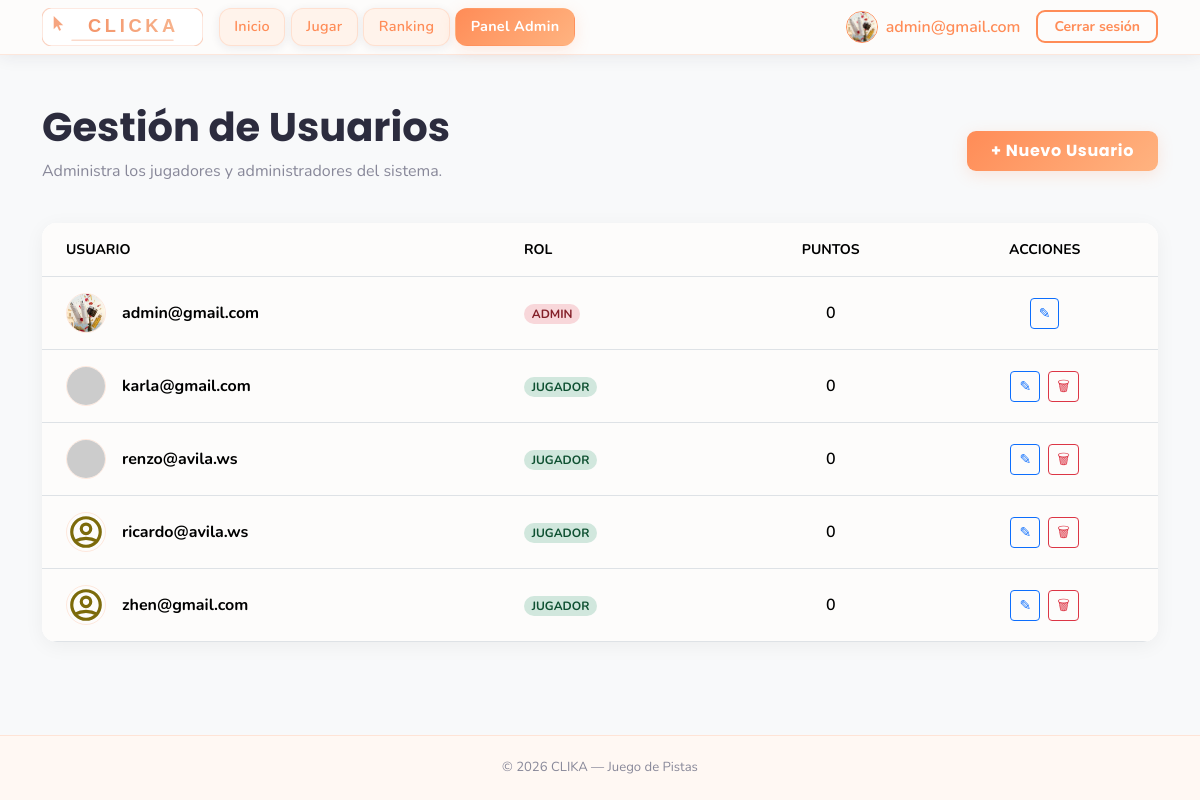
Page /pages/users.php (signed in) on the earlier database version.
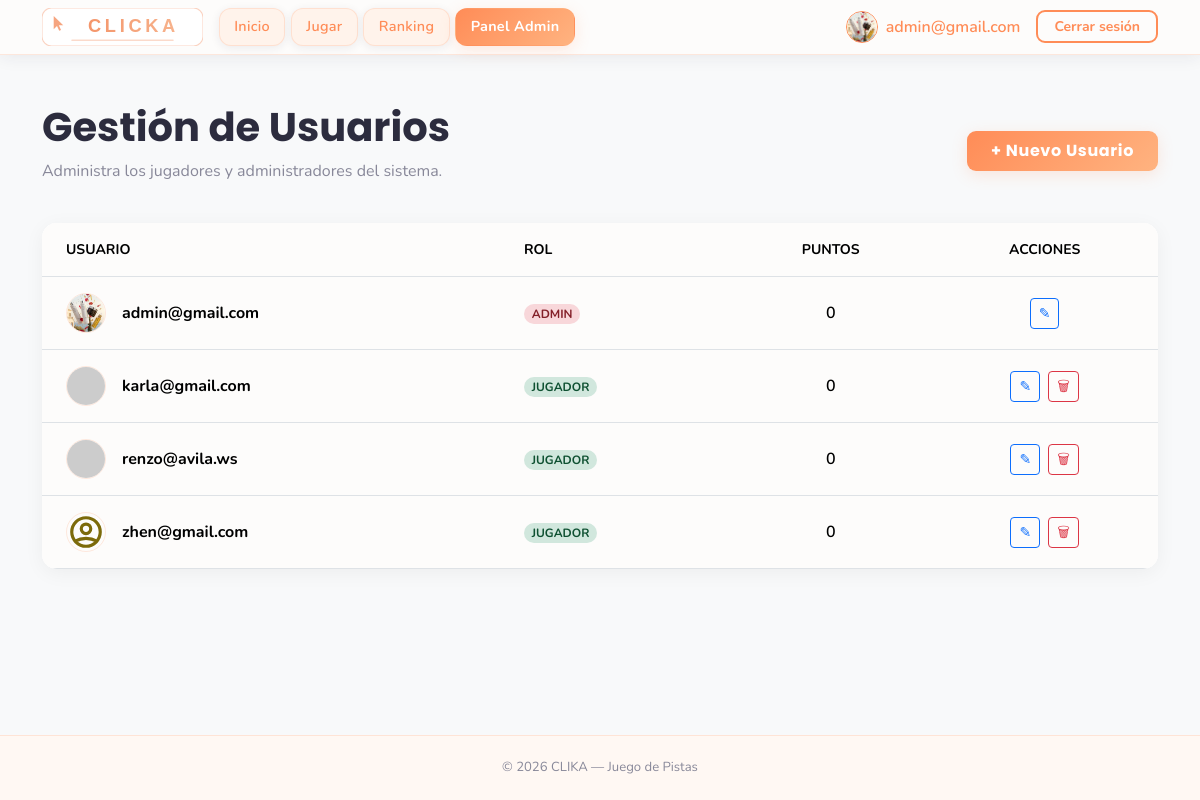
Same page on the later database version.
### tables this page shows
CREATE TABLE usuarios (
    id INTEGER PRIMARY KEY AUTOINCREMENT,
    username TEXT NOT NULL UNIQUE,
    password_hash TEXT NOT NULL,
    rol TEXT NOT NULL DEFAULT 'jugador',
    puntos INTEGER NOT NULL DEFAULT 0,
    created_at TEXT NOT NULL DEFAULT CURRENT_TIMESTAMP
, foto TEXT DEFAULT 'default.png');

### pages/users.php (the view, shortened to what this page needs)
<?php
require_once '../includes/db.php';
$results = $db->query("SELECT * FROM usuarios ORDER BY
    CASE rol WHEN 'admin' THEN 1 ELSE 2 END,
    username ASC");
?>
<!DOCTYPE html>
<html lang="es">
<head>
    <?php include '../includes/head.php'; ?>
</head>
<body class="bg-light">
    <?php include '../includes/menu.php'; ?>
    <main class="container mt-5">
        <div class="d-flex justify-content-between align-items-center mb-4">
            <div>
                <h1 class="fw-bold">Gestión de Usuarios</h1>
                <p class="text-muted">Administra los jugadores y administradores del sistema.</p>
            </div>
            <a href="register.php" class="btn btn-accent px-4 py-2 fw-bold">
                + Nuevo Usuario
            </a>
        </div>
        <div class="card users-table-card">
            <div class="table-responsive">
                <table class="table table-hover align-middle mb-0">
                    <thead class="bg-white border-bottom">
                        <tr class="text-muted small text-uppercase fw-bold">
                            <th class="px-4 py-3">Usuario</th>
                            <th class="px-4 py-3">Rol</th>
                            <th class="px-4 py-3 text-center">Puntos</th>
                            <th class="px-4 py-3 text-center">Acciones</th>
                        </tr>
                    </thead>
                    <tbody class="bg-white">
                        <?php while ($row = $results->fetchArray(SQLITE3_ASSOC)):
                            $badgeClass = ($row['rol'] === 'admin') ? 'users-badge-admin' : 'users-badge-player';
                            $photoUrl = ($row['foto'] === 'default.png' || !$row['foto'])
                                ? BASE_URL . "/assets/images/social_media/profile.svg"
                                : (str_starts_with($row['foto'], 'http') ? $row['foto'] : BASE_URL . "/storage/uploads/" . $row['foto']);
                        ?>
                            <tr>
                                <td class="px-4 py-3">
                                    <div class="d-flex align-items-center gap-3">
                                        <img src="<?php echo $photoUrl; ?>" alt="Avatar" class="users-user-img"
                                             onerror="this.src='<?php echo BASE_URL; ?>/assets/images/social_media/profile.svg'">
                                        <span class="fw-bold"><?php echo htmlspecialchars($row['username']); ?></span>
                                    </div>
                                </td>
                                <td class="px-4 py-3">
                                    <span class="badge <?php echo $badgeClass; ?> rounded-pill small">
                                        <?php echo strtoupper($row['rol']); ?>
                                    </span>
                                </td>
                                <td class="px-4 py-3 text-center fw-semibold">
                                    <?php echo $row['puntos']; ?>
                                </td>
                                <td class="px-4 py-3 text-center">
                                    <div class="d-flex justify-content-center gap-2">
                                        <a href="profile.php?id=<?php echo $row['id']; ?>&return_to=users" class="btn btn-sm btn-outline-primary" title="Editar">
                                            &#9998;
                                        </a>
                                        <?php if ($row['id'] != $_SESSION['usuari_id']): ?>
                                            <button type="button"
                                                    class="btn btn-sm btn-outline-danger js-delete-user-open"
                                                    title="Eliminar"
                                                    data-bs-toggle="modal"
                                                    data-bs-target="#deleteModal"
                                                    data-delete-url="<?php echo htmlspecialchars('../processes/delete_user.proc.php?id=' . (int) $row['id'], ENT_QUOTES, 'UTF-8'); ?>">
                                                &#128465;
                                            </button>
                                        <?php endif; ?>
                                    </div>
                                </td>
                            </tr>
                        <?php endwhile; ?>
                    </tbody>
                </table>
            </div>
        </div>
    </main>
    <?php include '../includes/foot.php'; ?>

### includes/head.php (shortened to what this page needs)
<link
    href="https://cdn.jsdelivr.net/npm/bootstrap@5.3.3/dist/css/bootstrap.min.css"
    rel="stylesheet"
>
<link rel="stylesheet" href="https://cdn.jsdelivr.net/npm/bootstrap-icons@1.11.3/font/bootstrap-icons.min.css">
<link rel="stylesheet" href="<?php echo BASE_URL; ?>/assets/css/styles.css">

### includes/menu.php (shortened to what this page needs)
<?php
$currentPage = basename($_SERVER['PHP_SELF']);
?>
<nav class="navbar navbar-expand-lg navbar-clika sticky-top" aria-label="Navegación principal">
  <div class="container">
    <a class="navbar-brand p-0" href="<?php echo BASE_URL; ?>/index.php">
      <img src="<?php echo BASE_URL; ?>/assets/images/logo.svg" alt="CLICKA" height="38" width="auto">
    </a>
    <div class="collapse navbar-collapse" id="navbarMain">
      <ul class="navbar-nav me-auto mb-2 mb-lg-0">
        <li class="nav-item">
          <a class="nav-link nav-pill <?php echo ($currentPage === 'index.php') ? 'active' : ''; ?>"
            href="<?php echo BASE_URL; ?>/index.php">Inicio</a>
        </li>
        <li class="nav-item">
          <a class="nav-link nav-pill <?php echo ($currentPage === 'play.php') ? 'active' : ''; ?>"
            href="<?php echo BASE_URL; ?>/pages/play.php">Jugar</a>
        </li>
        <li class="nav-item">
          <a class="nav-link nav-pill <?php echo ($currentPage === 'ranking.php') ? 'active' : ''; ?>"
            href="<?php echo BASE_URL; ?>/pages/ranking.php">Ranking</a>
        </li>
        <?php if (!empty($_SESSION['usuari_id']) && $_SESSION['rol'] === 'admin'): ?>
          <li class="nav-item">
            <a class="nav-link nav-pill fw-bold <?php echo in_array($currentPage, ['admin_config.php', 'users.php', 'themes.php', 'questions.php'], true) ? 'active' : ''; ?>"
              href="<?php echo BASE_URL; ?>/pages/admin_config.php">Panel Admin</a>
          </li>
        <?php endif; ?>
      </ul>
      <ul class="navbar-nav ms-auto align-items-center gap-2">
        <?php if (!empty($_SESSION['usuari_id'])): ?>
          <li class="nav-item ms-lg-3">
            <a class="d-flex align-items-center text-decoration-none" href="<?php echo BASE_URL; ?>/pages/profile.php">
              <?php
              $userPhoto = $_SESSION['foto'] ?? 'default.png';
              $finalPhotoUrl = ($userPhoto === 'default.png')
                ? BASE_URL . "/assets/images/social_media/profile.svg"
                : (str_starts_with($userPhoto, 'http') ? $userPhoto : BASE_URL . "/storage/uploads/" . $userPhoto);
              ?>
              <img src="<?php echo $finalPhotoUrl; ?>" alt="Perfil" class="rounded-circle border border-primary"
                style="width: 32px; height: 32px; object-fit: cover;">
              <span class="ms-2 fw-semibold text-primary d-none d-xl-inline">
                <?php echo htmlspecialchars($_SESSION['username']); ?>
              </span>
            </a>
          </li>
          <li class="nav-item ms-lg-2">
            <a class="btn btn-outline-accent btn-sm px-3" href="<?php echo BASE_URL; ?>/pages/logout.php">
              Cerrar sesión
            </a>
          </li>
        <?php endif; ?>
      </ul>
    </div>
  </div>
</nav>

### includes/foot.php (shortened to what this page needs)
  <footer>
    <div class="container">
      <span>&copy; <?php echo date('Y'); ?> CLIKA &mdash; Juego de Pistas</span>
    </div>
  </footer>
</body>
</html>

### assets/css/styles.css (style rules this page uses)
:root { --clika-bg: #FDFCFB; --clika-card-bg: #FFFFFF; --clika-surface: #FFF3EB; --clika-primary: #FF8C57; --clika-primary-hover: #F07040; --clika-accent: #FFB380; --clika-text: #2C2C3E; --clika-muted: #888899; --clika-border: rgba(255, 140, 87, 0.18); --clika-border-strong: rgba(255, 140, 87, 0.38); --clika-shadow: rgba(255, 140, 87, 0.18); --clika-shadow-dark: rgba(44, 44, 62, 0.08); --font-heading: 'Poppins', sans-serif; --font-body: 'Nunito', sans-serif; --bs-body-bg: var(--clika-bg); --bs-body-color: var(--clika-text); --bs-primary: var(--clika-primary); --bs-primary-rgb: 255, 140, 87; }
*, *::before, *::after { box-sizing: border-box; }
body { background-color: var(--clika-bg); color: var(--clika-text); font-family: var(--font-body); min-height: 100vh; display: flex; flex-direction: column; }
main { flex: 1 0 auto; }
h1, h2, h3, h4, h5, h6, .navbar-brand { font-family: var(--font-heading); }
.navbar-clika { background-color: rgba(253, 252, 251, 0.95) !important; border-bottom: 1.5px solid var(--clika-border); backdrop-filter: blur(14px); -webkit-backdrop-filter: blur(14px); box-shadow: 0 2px 16px var(--clika-shadow-dark); }
.navbar-clika .nav-link { color: var(--clika-muted) !important; font-weight: 600; font-size: .9rem; letter-spacing: .02em; padding: .38rem .7rem; border-radius: 7px; transition: color .2s, background .2s; }
.navbar-clika .nav-link.active { color: var(--clika-primary) !important; background: rgba(255, 140, 87, .12); }
.navbar-clika.navbar-expand-lg .navbar-nav .nav-link.nav-pill { color: var(--clika-primary) !important; background: var(--clika-surface) !important; border: 1px solid var(--clika-border) !important; border-radius: 12px !important; box-shadow: 0 2px 10px var(--clika-shadow-dark) !important; margin-right: 0.35rem; padding: 0.45rem 0.9rem !important; font-weight: 600; display: inline-flex; align-items: center; justify-content: center; position: relative; z-index: 2; pointer-events: auto; }
.navbar-clika.navbar-expand-lg .navbar-nav .nav-link.nav-pill.active { color: #fff !important; background: linear-gradient(135deg, var(--clika-primary), var(--clika-accent)) !important; border-color: transparent !important; box-shadow: 0 4px 16px var(--clika-shadow) !important; }
.text-primary { color: var(--clika-primary) !important; }
.text-muted { color: var(--clika-muted) !important; }
.btn-accent { background: linear-gradient(135deg, var(--clika-primary), var(--clika-accent)); border: none; color: #fff; font-family: var(--font-heading); font-weight: 700; letter-spacing: .04em; border-radius: 9px; box-shadow: 0 4px 16px var(--clika-shadow); transition: transform .18s, box-shadow .18s, filter .18s; }
.btn-outline-accent { border: 2px solid var(--clika-primary); color: var(--clika-primary); font-weight: 700; border-radius: 9px; background: transparent; transition: background .2s, color .2s, box-shadow .2s; }
footer { background-color: #FFF8F3; border-top: 1.5px solid var(--clika-border); color: var(--clika-muted); font-size: .82rem; padding: 1.4rem 0; text-align: center; margin-top: auto; }
.users-table-card { border-radius: 15px; overflow: hidden; border: none; box-shadow: 0 4px 20px rgba(0, 0, 0, 0.05); }
.users-table-card .table { margin-bottom: 0; }
.users-user-img { width: 40px; height: 40px; object-fit: cover; border-radius: 50%; border: 1px solid var(--clika-border); }
.users-badge-admin { background-color: #f8d7da; color: #842029; }
.users-badge-player { background-color: #d1e7dd; color: #0f5132; }

Differences in the rows shown:
removed usuarios: username "ricardo@avila.ws", rol "JUGADOR", puntos "0"
